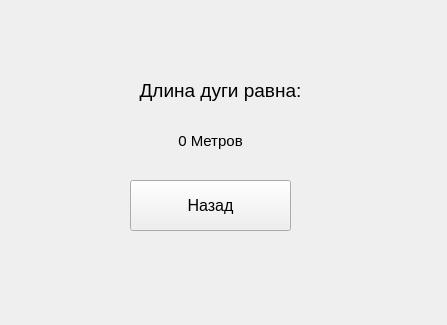
<?xml version="1.0" encoding="UTF-8"?>
<ui version="4.0">
 <class>Form</class>
 <widget class="QWidget" name="Form">
  <property name="geometry">
   <rect>
    <x>0</x>
    <y>0</y>
    <width>447</width>
    <height>325</height>
   </rect>
  </property>
  <property name="windowTitle">
   <string>Form</string>
  </property>
  <widget class="QLabel" name="label">
   <property name="geometry">
    <rect>
     <x>30</x>
     <y>70</y>
     <width>381</width>
     <height>41</height>
    </rect>
   </property>
   <property name="font">
    <font>
     <family>Segoe UI</family>
     <pointsize>14</pointsize>
    </font>
   </property>
   <property name="styleSheet">
    <string notr="true"/>
   </property>
   <property name="text">
    <string>Длина дуги равна:</string>
   </property>
   <property name="alignment">
    <set>Qt::AlignCenter</set>
   </property>
  </widget>
  <widget class="QLabel" name="label_2">
   <property name="geometry">
    <rect>
     <x>10</x>
     <y>120</y>
     <width>401</width>
     <height>41</height>
    </rect>
   </property>
   <property name="font">
    <font>
     <family>Segoe UI</family>
     <pointsize>11</pointsize>
    </font>
   </property>
   <property name="styleSheet">
    <string notr="true"/>
   </property>
   <property name="text">
    <string>0 Метров</string>
   </property>
   <property name="alignment">
    <set>Qt::AlignCenter</set>
   </property>
  </widget>
  <widget class="QPushButton" name="pushButton_3">
   <property name="geometry">
    <rect>
     <x>130</x>
     <y>180</y>
     <width>161</width>
     <height>51</height>
    </rect>
   </property>
   <property name="font">
    <font>
     <family>Segoe UI</family>
     <pointsize>12</pointsize>
    </font>
   </property>
   <property name="styleSheet">
    <string notr="true"/>
   </property>
   <property name="text">
    <string>Назад</string>
   </property>
  </widget>
 </widget>
 <resources/>
 <connections/>
</ui>
